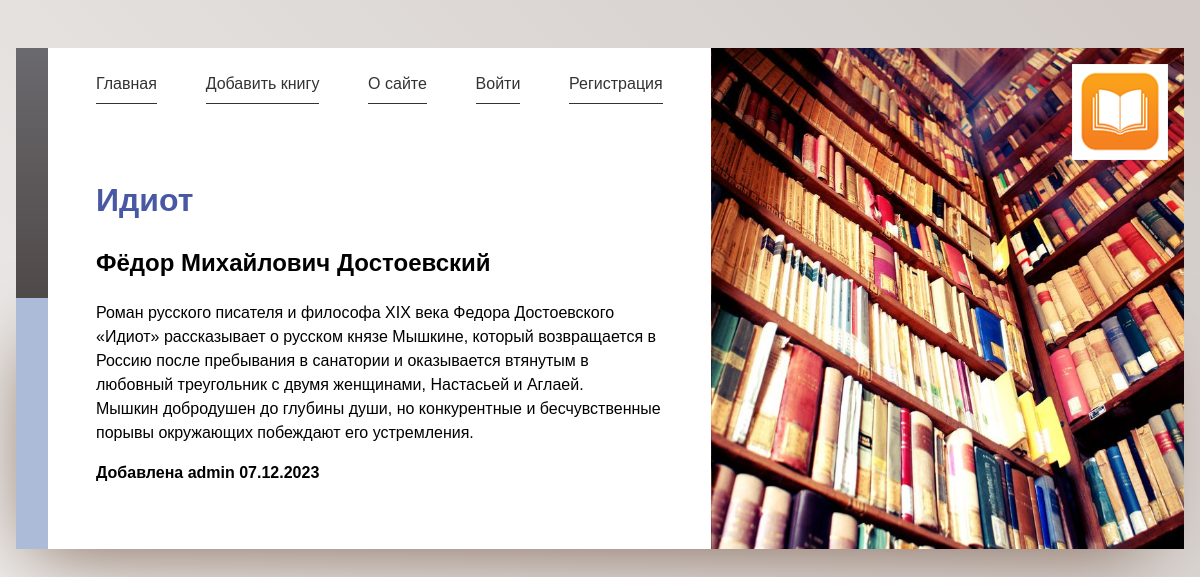
/book/idiot/, run on the app's committed database.
### library/models.py (models this page shows, shortened)
class Book(models.Model):
    name = models.CharField(max_length=100, verbose_name='Название')
    slug = models.SlugField(max_length=50, unique=True, db_index=True, verbose_name='URL')
    synopsis = models.TextField(blank=True, null=True, verbose_name='Описание')
    date_added = models.DateTimeField(auto_now_add=True, verbose_name='Дата добавления')
    date_updated = models.DateTimeField(auto_now=True, verbose_name='Дата изменения')
    is_visible = models.BooleanField(default=True, verbose_name='Видимость')
    genre = models.ForeignKey(Genre, on_delete=models.CASCADE, related_name='books', verbose_name='Жанр')
    author = models.ManyToManyField(Author, related_name='books', verbose_name='Автор')
    added_by = models.ForeignKey(get_user_model(), on_delete=models.SET_NULL, related_name='books',
                                 verbose_name='Добавил', null=True, default=None)
    objects = models.Manager()
    visible = VisibleManager()
    class Meta:
        verbose_name = 'Книга'
        verbose_name_plural = 'Книги'

class Author(models.Model):
    name = models.CharField(max_length=100, verbose_name='Имя')
    slug = models.SlugField(max_length=50, unique=True, db_index=True, verbose_name='URL')
    fullname = models.TextField(blank=True, null=True, verbose_name='Полное имя')
    class Meta:
        verbose_name = 'Автор'
        verbose_name_plural = 'Авторы'

### library/views.py (the view)
# urls.py: path('book/<slug:book_slug>/', views.show_book, name='book'),
def show_book(request, book_slug):
    book = get_object_or_404(Book, slug=book_slug)
    genre = book.genre
    authors = book.author.all()
    context = {
        'title': book.name,
        'genre': genre,
        'book': book,
        'authors': authors,
    }
    return render(request, 'library/book.html', context)

### library/context_processors.py (called while the page is built)
def get_menu(request):
    return {'mainmenu': menu}

### library/templates/library/book.html
{% extends 'base.html' %}
{% block content %}
<h1>
    <span>{{ book.name }}</span></h1>
<h2>
    {% for author in authors %}
    {{ author.fullname }}{% if authors|length > 1 and not forloop.last%}, {% endif %}
    {% endfor %}
</h2>
<p>{{ book.synopsis|linebreaks }}</p>
<p><b>Добавлена {{ book.added_by.username }} {{ book.date_added|date:"d.m.Y"}}</b></p>
{% endblock %}

### static/css/style.css (style rules this page uses)
:root { --var-padding: 1em; --highlight: hsl(230, 38%, 46%); --highlight-dark: hsl(230, 38%, 36%); --logo-width: 6em; --logo-offset: 1em; --main-column-width: 25em; }
* { box-sizing: border-box; }
*::before, *::after { border-box: inherit; }
main h1 { margin-top: 0; font-weight: normal; }
main h1 span { display: block; color: var(--highlight); font-weight: bolder; }
html { min-height: 100vh; font-family: sans-serif; line-height: 1.5; background: linear-gradient(45deg, #f1f0ef, #d1cac7); background-repeat: no-repeat; background-size: cover; }
body { margin: 0; }
@media (min-width: 37.5em) { :root { --var-padding: 3em; } }
@media (min-width: 37.5em) { body { margin: 1em; } }

### data on the page
Book: name "Идиот", synopsis "Роман русского писателя и философа XIX века Федора Достоевского «Идиот» рассказывает о русском князе Мышкине, который возвращается в Россию после пребывания в санатории и оказывается втянутым в любовный треугольник с двумя женщинами, Настасьей и Аглаей. Мышкин добродушен до глубины души, но конкурентные и бесчувственные порывы окружающих побеждают его устремления.", added_by.username "admin", date_added "07.12.2023"
Author: fullname "Фёдор Михайлович Достоевский"

### other printed values
{{ m.title }} "Главная" "Добавить книгу" "О сайте"
